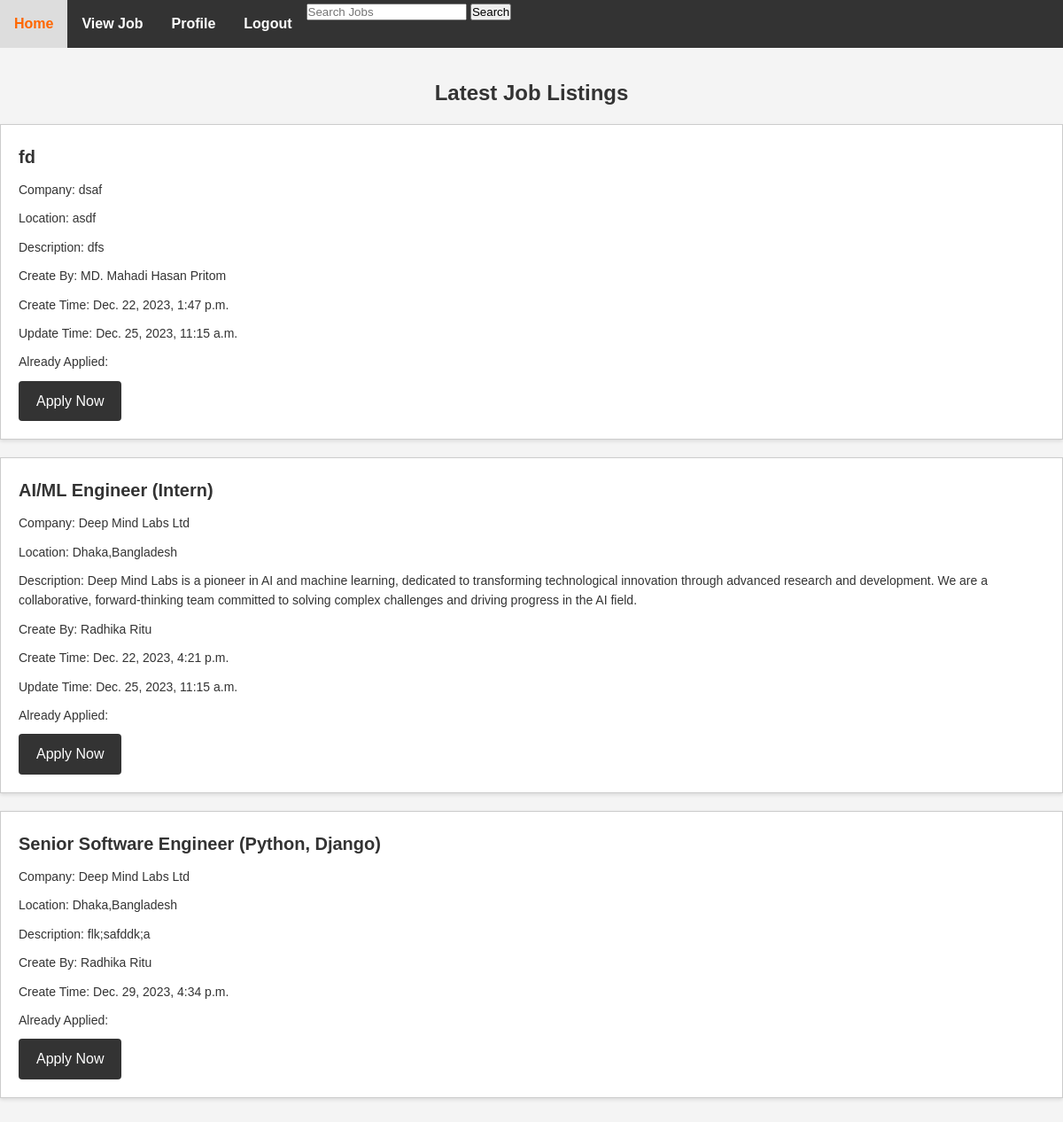
Page /viewjobPage/ (signed in) on the committed database.
### myApp/models.py (models this page shows, shortened)
class job_model(models.Model):
    job_title = models.CharField(max_length=100, null=True)
    company_name = models.CharField(max_length=100, null=True)
    location = models.CharField(max_length=100, null=True)
    description = models.TextField()
    create_at = models.DateTimeField(auto_now_add=True, null=True)
    update_at = models.DateTimeField(auto_now=True, null=True)
    job_creator = models.ForeignKey(Custom_User, on_delete=models.CASCADE)

class Custom_User(AbstractUser):
    USER=[
        ('recruiter','Recruiter'),('jobseeker','JobSeeker')
    ]
    display_name=models.CharField(max_length=100)
    email=models.EmailField(unique=True)
    password=models.CharField(max_length=100)
    confirm_password=models.CharField(max_length=100)
    user_type=models.CharField(choices=USER,max_length=120)
    profile_pic=models.ImageField(upload_to="media/profile_pic",null=True)
    about= models.TextField(max_length=10000,null=True)
    def __str__(self):
        return self.display_name

### myProject/views.py (the view)
# urls.py: path('viewjobPage/',viewjobPage,name='viewjobPage'),
@login_required
def viewjobPage(request):
    job=job_model.objects.all()
    context={
        'job':job
    }
    return render(request,"viewjob.html",context)

### Template/viewjob.html (shortened to what this page needs)
{% extends "dashboard.html" %}
{% block content %}
<section class="job-listings">
    <h2>Latest Job Listings</h2>
    <ul>
        {% for i in job %}
        <li>
            <h3>{{i.job_title}}</h3>
            <p>Company: {{i.company_name}}</p>
            <p>Location: {{i.location}}</p>
            <p>Description: {{i.description}}</p>
            <p>Create By: {{i.job_creator}}</p>
            <p>Create Time: {{i.create_at}}</p>
            {% if i.update_at %}
                {% if i.create_at != i.update_at %}
                    <p>Update Time: {{i.update_at}}</p>
                {% endif %}
            {% endif %}
            {% if user.user_type == 'jobseeker' %}
                <p>Already Applied: {{ Already_applied_job }}</p>
                {% if not Already_applied_job %}
                    <a href="{% url "applyPage" i.id %}">Apply Now</a>
                {% else %}
                    <button disabled>Applied</button>
                {% endif %}
            {% endif %}
        </li>
        {% endfor %}
    </ul>
</section>
{% endblock content %}

### Template/dashboard.html (style rules this page uses)
body { font-family: Arial, sans-serif; margin: 0; padding: 0; }
* { margin: 0; padding: 0; box-sizing: border-box; }
body { font-family: Arial, sans-serif; background-color: #f4f4f4; line-height: 1.6; color: #333; }
.job-listings { margin: 2rem 0; }
.job-listings h2 { font-size: 24px; margin-bottom: 1rem; text-align: center; }
.job-listings ul { list-style: none; }
.job-listings li { background-color: #fff; border: 1px solid #ccc; padding: 20px; margin-bottom: 20px; box-shadow: 0 2px 4px rgba(0, 0, 0, 0.1); }
.job-listings h3 { font-size: 20px; margin-bottom: 10px; }
.job-listings p { font-size: 14px; margin-bottom: 10px; }
.job-listings a { background-color: #333; color: #fff; text-decoration: none; padding: 10px 20px; border-radius: 4px; display: inline-block; transition: background-color 0.3s; }

### rows in the picture
job_model: job_title "fd", company_name "dsaf", location "asdf", description "dfs", job_creator "MD. Mahadi Hasan Pritom", create_at "Dec. 22, 2023, 1:47 p.m.", update_at "Dec. 25, 2023, 11:15 a.m."
job_model: job_title "AI/ML Engineer (Intern)", company_name "Deep Mind Labs Ltd", location "Dhaka,Bangladesh", description "Deep Mind Labs is a pioneer in AI and machine learning, dedicated to transforming technological innovation through advanced research and development. We are a collaborative, forward-thinking team committed to solving complex challenges and driving progress in the AI field.", job_creator "Radhika Ritu", create_at "Dec. 22, 2023, 4:21 p.m.", update_at "Dec. 25, 2023, 11:15 a.m."
job_model: job_title "Senior Software Engineer (Python, Django)", company_name "Deep Mind Labs Ltd", location "Dhaka,Bangladesh", description "flk;safddk;a", job_creator "Radhika Ritu", create_at "Dec. 29, 2023, 4:34 p.m."
